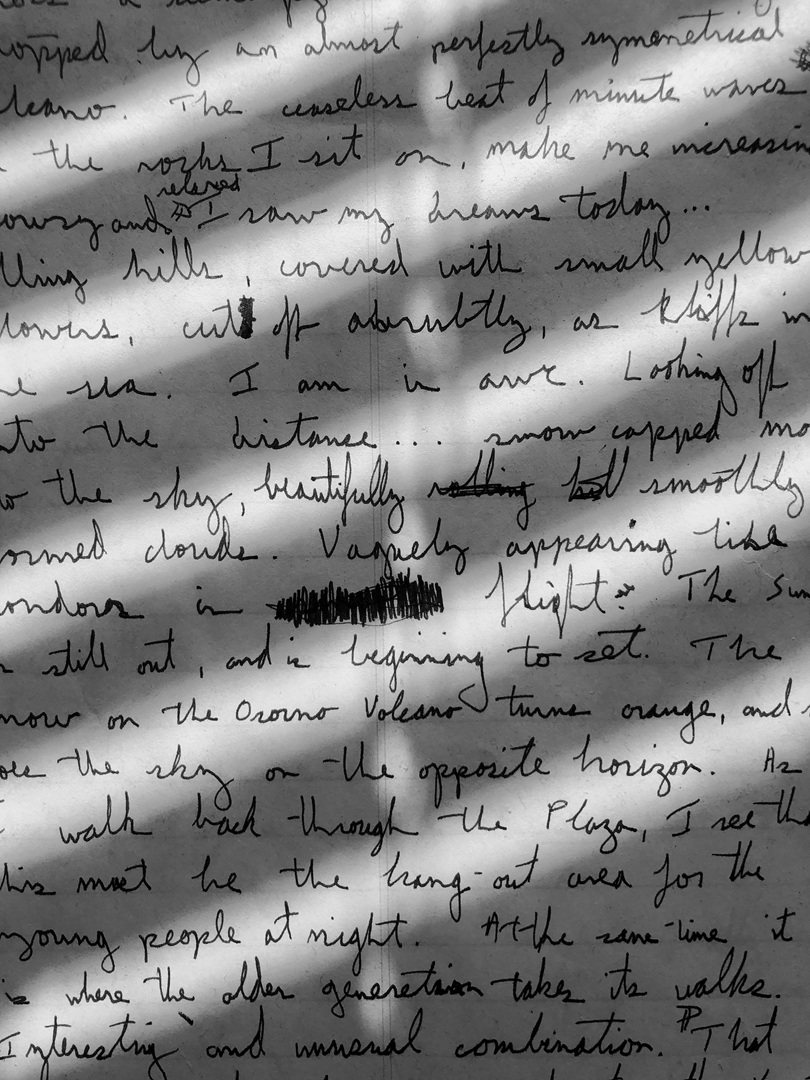
#> input picture Photo/handwritten.jpg, 810 x 1080 px, found by its file name
$ python io_adaptiveThreshold.py
#> lines starting #> are read from the running program, lines starting #| are printed output that depends on the picture; after the words box and inside, x2 and y2 are one past the last pixel; in counts of white or black regions, pixels touching at a corner belong together
import os
import cv2 as cv

img = cv.imread(os.path.join('.','Photo','handwritten.jpg'))
#> img is the input picture: shape (1080, 810, 3); min 0, max 255, mean 129.6
img_gray = cv.cvtColor(img,cv.COLOR_BGR2GRAY)

adaptive_thresh = cv.adaptiveThreshold(img_gray,255,cv.ADAPTIVE_THRESH_GAUSSIAN_C,cv.THRESH_BINARY,21 ,30)
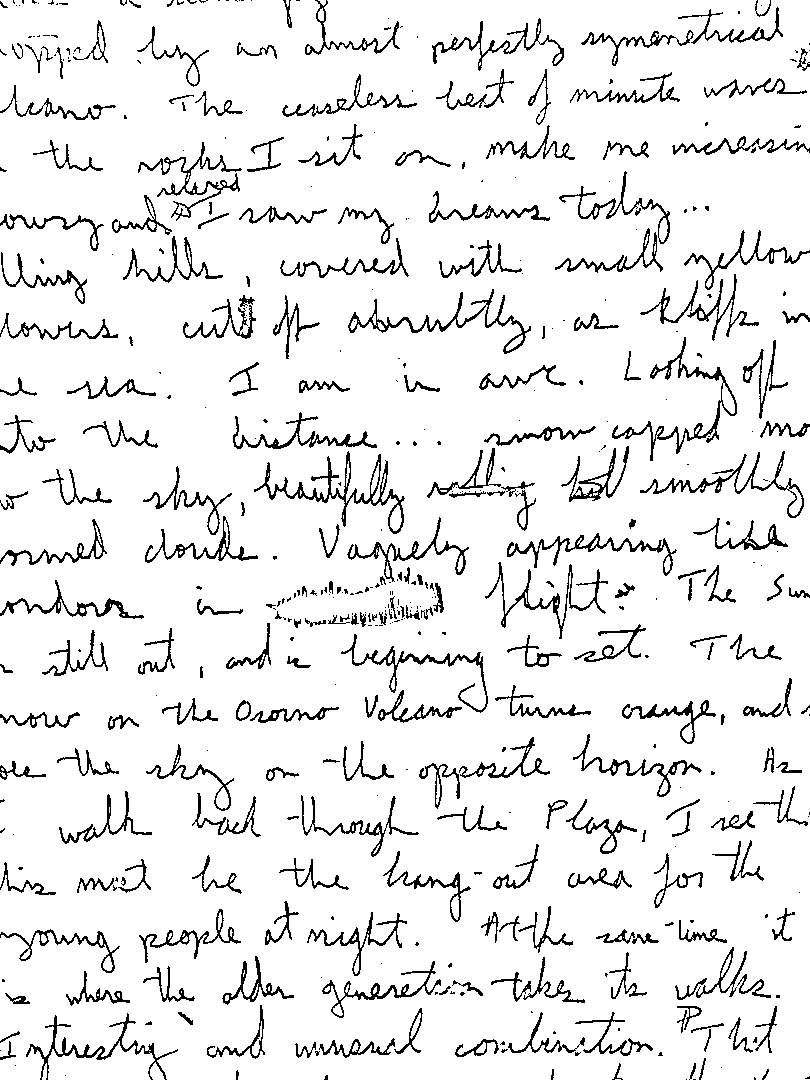
#> adaptive_thresh: shape (1080, 810); 91.9% white; black in thin lines or dots
ret, simple_thresh =cv.threshold(img_gray,80,255,cv.THRESH_BINARY)
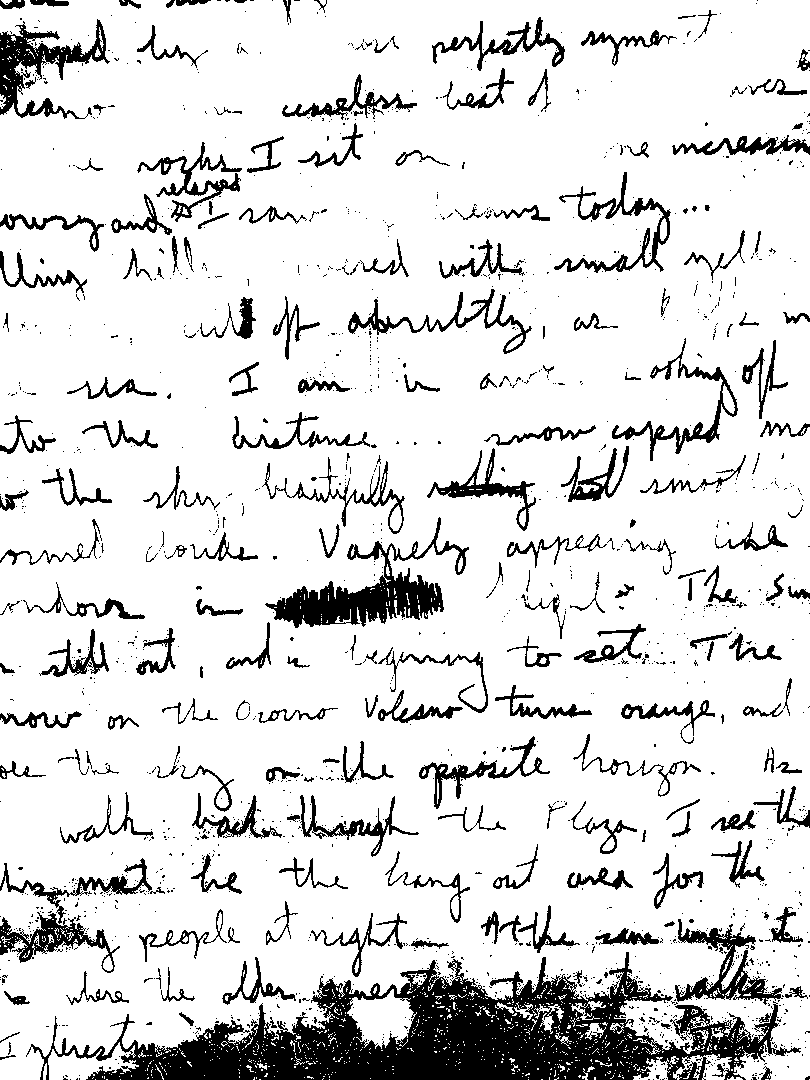
#> simple_thresh: shape (1080, 810); 86.2% white; 1612 black regions (1404 under 20 px), largest, box (x1, y1, x2, y2) and area: (26, 952, 801, 1080) 39037, (265, 517, 469, 628) 6363, (0, 19, 110, 119) 3662


#cv.ADAPTIVE_THRESH_GAUSSIAN_C -> uses blurrred average of nearby pixels =>Uses a different threshold for each pixel, based on its local neighborhood.local average type
#20-> block size must be odd
#Higher 30 → more black areas (image looks darker)
#Lower 30 → more white areas
#Sumple_threshold -> Use one fixed value for the whole image.  Global value


cv.imshow('simple_thresh',simple_thresh)
cv.imshow('adaptive_thresh',adaptive_thresh)
cv.imshow('img',img)
cv.waitKey(0)

$ run again, with Photo/basketballplayer.jpg copied over Photo/handwritten.jpg
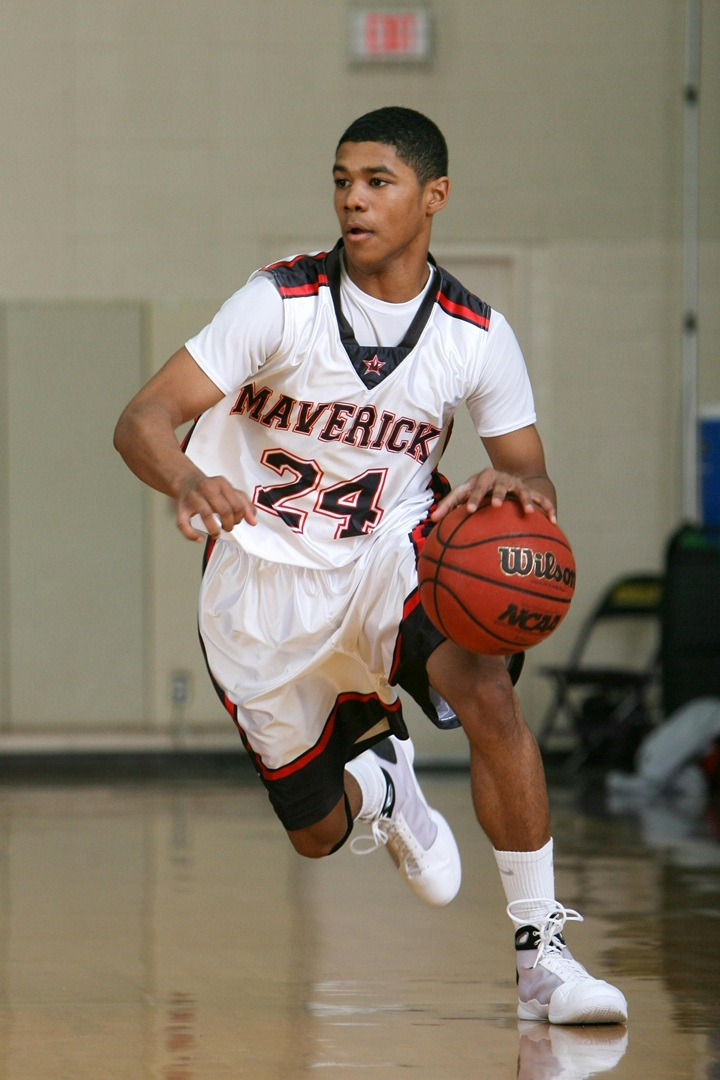
#> input picture Photo/basketballplayer.jpg, 720 x 1080 px, found by its file name
#> img is the input picture: shape (1080, 720, 3); mean B, G, R 108.9, 125.4, 136.4
#> `adaptive_thresh = cv.adaptiveThreshold(img_gray,255,cv.ADAPTIVE_THRESH..`:
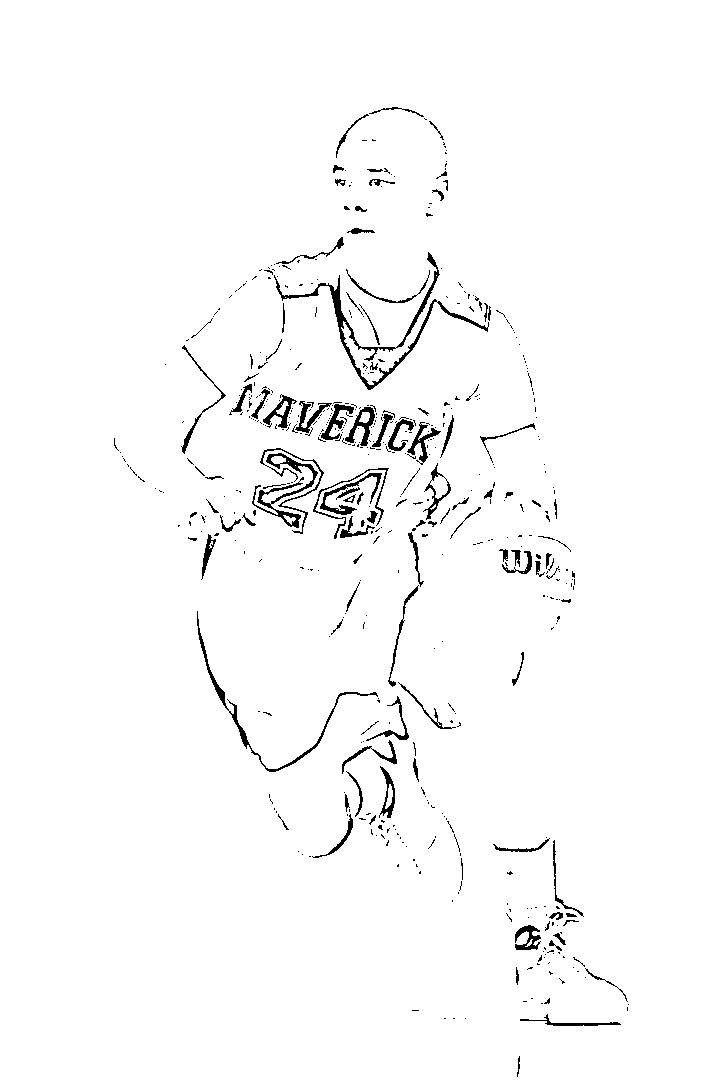
#> adaptive_thresh: shape (1080, 720); 97.8% white; 538 black regions (429 under 20 px), largest, box (x1, y1, x2, y2) and area: (274, 252, 489, 390) 1953, (197, 611, 378, 772) 941, (252, 453, 318, 528) 939
#> `ret, simple_thresh =cv.threshold(img_gray,80,255,cv.THRESH_BINARY)`:
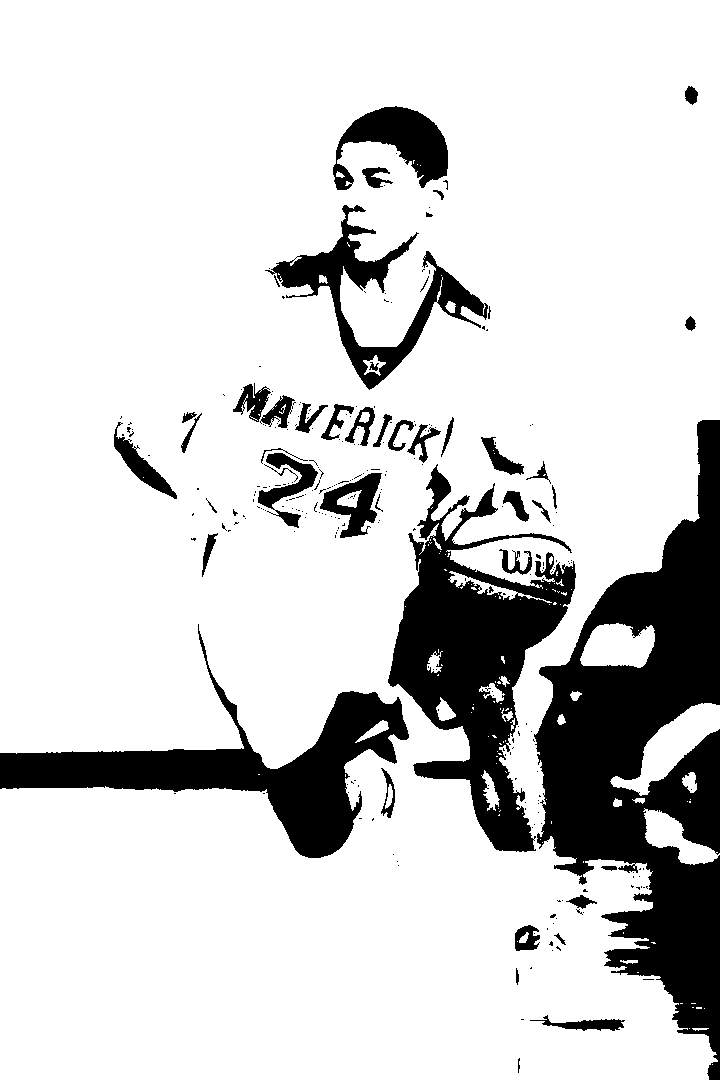
#> simple_thresh: shape (1080, 720); 82.9% white; 275 black regions (227 under 20 px), largest, box (x1, y1, x2, y2) and area: (534, 420, 720, 1080) 56426, (388, 464, 576, 852) 28280, (0, 624, 409, 858) 21989

$ run again, with Photo/bear.jpg copied over Photo/handwritten.jpg
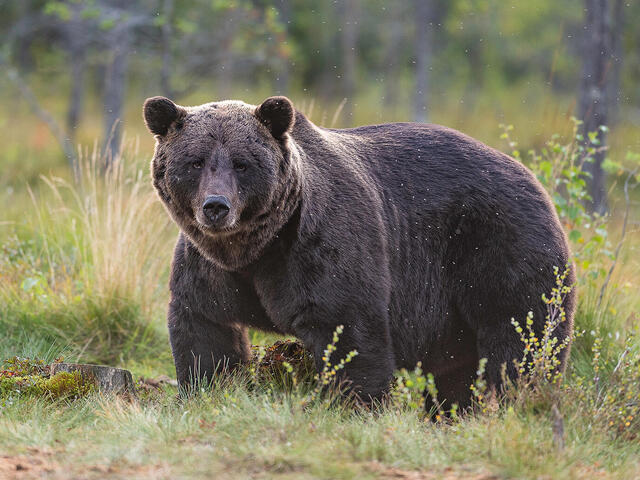
#> input picture Photo/bear.jpg, 640 x 480 px, found by its file name
#> img is the input picture: shape (480, 640, 3); mean B, G, R 96.3, 117.1, 121.2
#> `adaptive_thresh = cv.adaptiveThreshold(img_gray,255,cv.ADAPTIVE_THRESH..`:
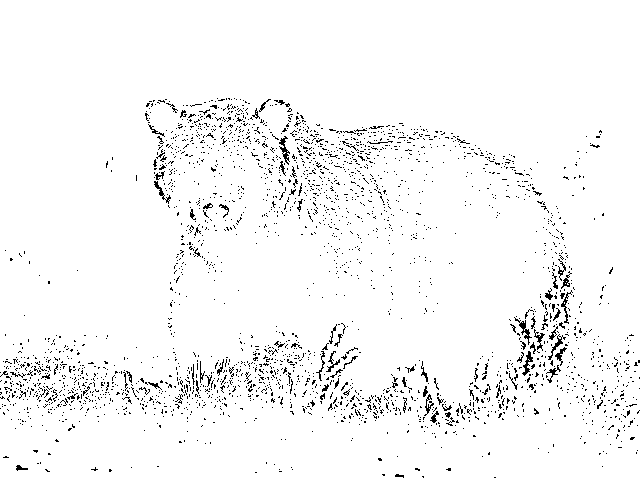
#> adaptive_thresh: shape (480, 640); 96.5% white; black in thin lines or dots, all inside (x1, y1, x2, y2) = (0, 98, 640, 478)
#> `ret, simple_thresh =cv.threshold(img_gray,80,255,cv.THRESH_BINARY)`:
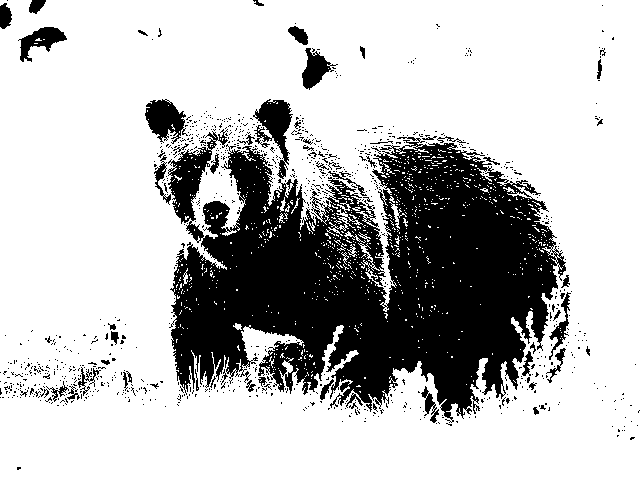
#> simple_thresh: shape (480, 640); 74% white; 971 black regions (916 under 20 px), largest, box (x1, y1, x2, y2) and area: (168, 129, 566, 423) 69653, (253, 99, 293, 179) 1395, (145, 99, 188, 144) 1143
